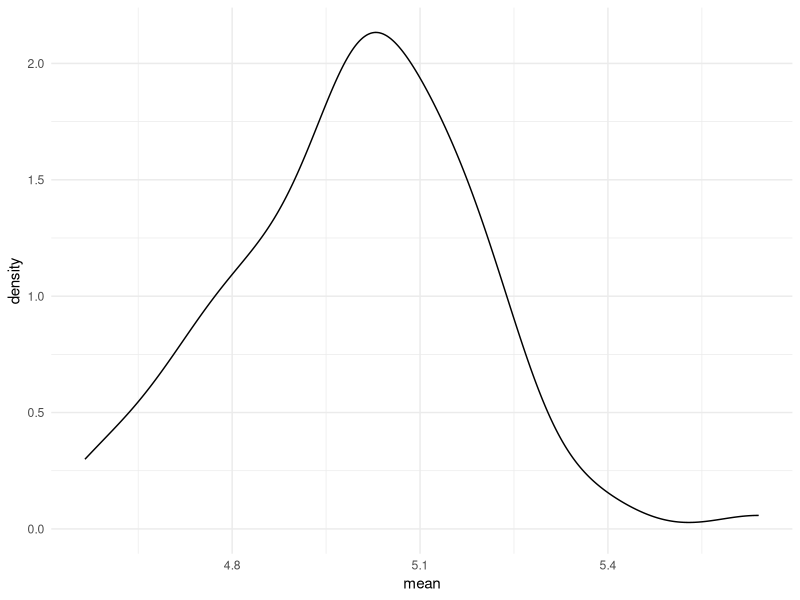
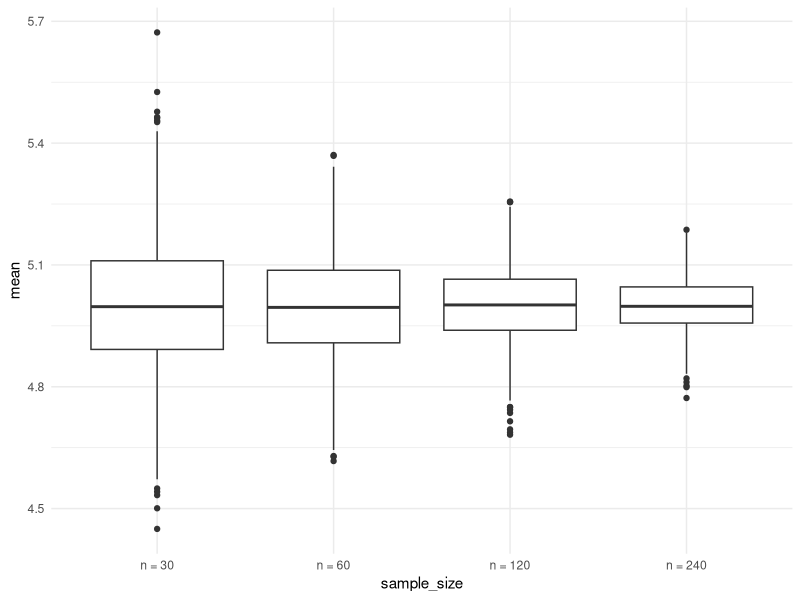
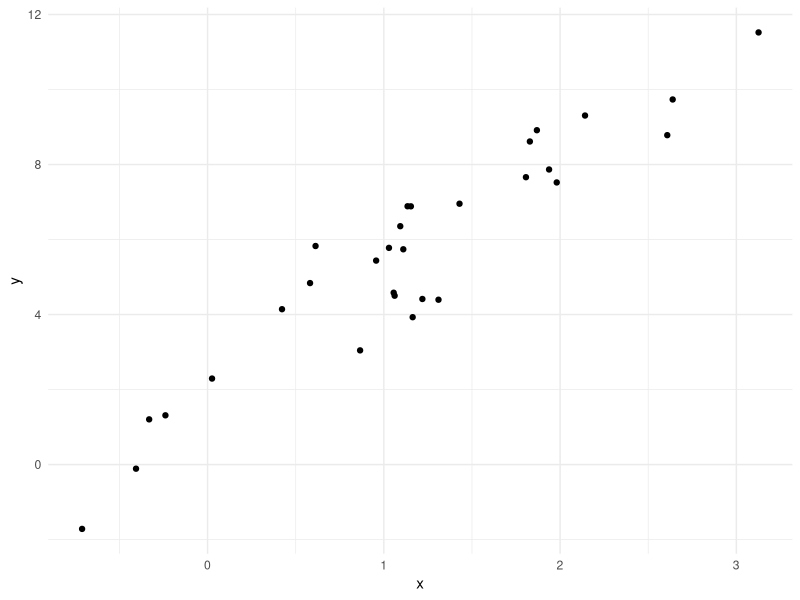
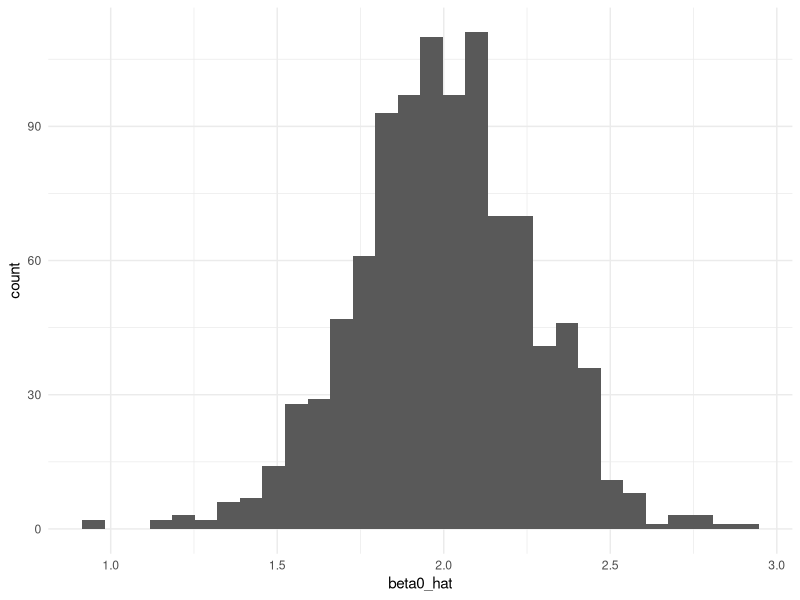
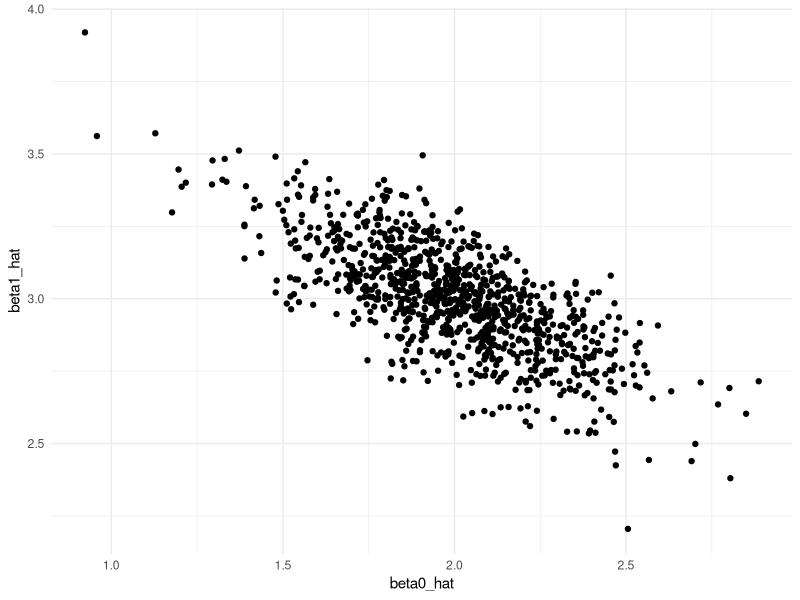

Here is the R script that generated these plots, in order:
## ---- chunk 1
library(tidyverse)

knitr::opts_chunk$set(
	echo = TRUE,
	warning = FALSE,
  fig.width = 6,
  fig.asp = .6,
  out.width = "90%"
)

theme_set(theme_minimal() + theme(legend.position = "bottom"))

options(
  ggplot2.continuous.colour = "viridis",
  ggplot2.continuous.fill = "viridis"
)

scale_colour_discrete = scale_colour_viridis_d
scale_fill_discrete = scale_fill_viridis_d
## ---- chunk 2
library(tidyverse)
## ---- chunk 3
set.seed(1)
## ---- chunk 4
sim_mean_sd = function(n_obs, mu = 5, sigma = 1) {
  
  x_vec = rnorm(n = n_obs, mean = mu, sd = sigma)

  tibble(
    mean = mean(x_vec), 
    sd = sd(x_vec)
  )
  
}


## ---- chunk 5
sim_mean_sd(n_obs = 30)
## ---- chunk 6
output = vector("list", length = 100)

for (i in 1:100) {
  
  output[[i]] = sim_mean_sd(n_obs = 30)
  
}

sim_results = 
  bind_rows(output)

sim_results |> 
  ggplot(aes(x = mean)) + geom_density()


sim_results |> 
  summarize(
    mu_hat = mean(mean),
    sd_hat = sd(mean)
  )

## ---- chunk 7
sim_result_df = 
  expand_grid(
    sample_size = c(30, 60, 120, 240),
    iter = 1:1000
  ) |> 
  mutate(estimate_df = map(sample_size, sim_mean_sd)) |> 
  unnest(estimate_df)

sim_result_df |> 
  mutate(
    sample_size = str_c("n = ", sample_size),
    sample_size = fct_inorder(sample_size)
  ) |> 
  ggplot(aes(x = sample_size, y = mean)) + 
  geom_boxplot()

## ---- chunk 8
beta_0 = 2
beta_1 = 3

sim_data = 
  tibble(
    x = rnorm(n = 30, mean = 1, sd = 1),
    y = beta_0 + beta_1 * x + rnorm(30, 0, 1)
  )

ls_fit = lm(y ~ x, data = sim_data)
ls_fit

sim_data |> 
  ggplot(aes(x = x, y = y)) +
  geom_point()
## ---- chunk 9
sim_slr = function(n_obs, beta_0 = 2, beta_1 = 3) {
  
  sim_data = 
    tibble(
      x = rnorm(n = 30, mean = 1, sd = 1),
      y = beta_0 + beta_1 * x + rnorm(30, 0, 1)
  )

  ls_fit = lm(y ~ x, data = sim_data)
  
  tibble(
    beta0_hat = coef(ls_fit)[1],
    beta1_hat = coef(ls_fit)[2]
  )
  
  
}

sim_slr(n_obs = 30)
## ---- chunk 10
sim_result_df = 
  expand_grid(
    sample_size = 30,
    iter = 1:1000
  ) |> 
  mutate(estimate_df = map(sample_size, sim_slr)) |> 
  unnest(estimate_df)
## ---- chunk 11
sim_result_df |> 
  summarize(
    mean_b0_hat = mean(beta0_hat),
    mean_b1_hat = mean(beta1_hat)
  )

sim_result_df |> 
  ggplot(aes(x = beta0_hat)) +
  geom_histogram()

sim_result_df |> 
  ggplot(aes(x = beta0_hat, y = beta1_hat)) +
  geom_point()
